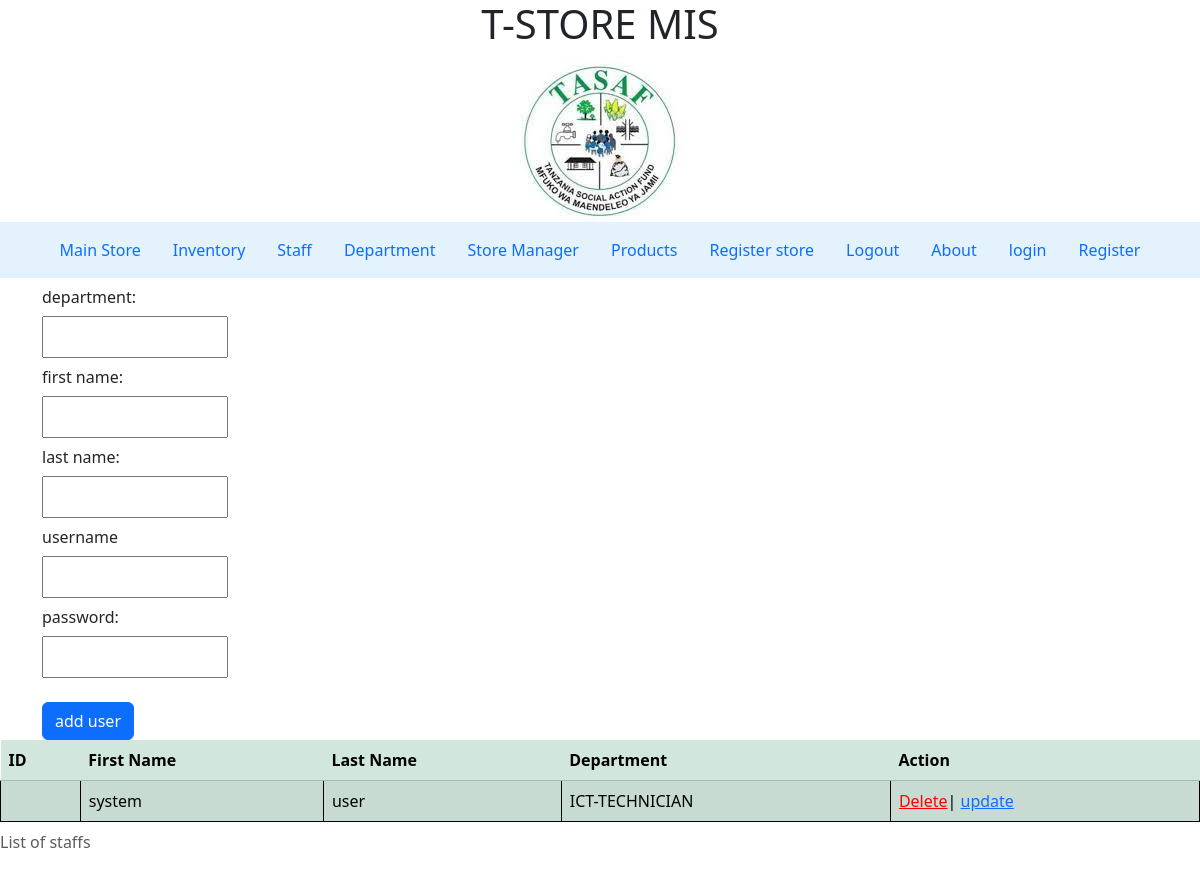
Screenshot of /staff with the database file from the repository.
### app.py (models this page shows)
class StaffTable(UserMixin, db.Model):
    _tablename_="staff_table"
    id = db.Column(db.Integer, primary_key=True)
    staff_department = db.Column(db.String(100), nullable=False)
    staff_first_name = db.Column(db.String(100), nullable=False)
    staff_last_name = db.Column(db.String(100), nullable=False)
    username = db.Column(db.String(100), unique=True, nullable=False)
    password = db.Column(db.String(250), nullable=False)
    store_id = db.Column(db.Integer, db.ForeignKey("store_table.id"))
    store = relationship("StoreTable", back_populates="staff")

### app.py (the view, shortened to what this page needs)
@app.route('/staff', methods=['POST', 'GET'])
def staff():
    staffs = StaffForm()
    staffs_all_records = StaffTable.query.all()  # reading all data in table
    return render_template('staff.html', form=staffs, staff_data=staffs_all_records,
                           logged_in=current_user.is_authenticated)

### forms.py
class StaffForm(FlaskForm):
    staff_department = StringField("department:", validators=[DataRequired()])
    staff_first_name = StringField("first name:", validators=[DataRequired()])
    staff_last_name = StringField("last name:", validators=[DataRequired()])
    username = StringField("username", validators=[DataRequired()])
    password = PasswordField("password:", validators=[DataRequired()])
    submit = SubmitField("add user")

### templates/staff.html (shortened to what this page needs)
{% extends 'base.html' %}
{% block content %}
 <div class="container">
       <form method="post" action="{{ url_for('staff')}}" enctype="multipart/form-data">
           {{ form.staff_department.label( class="col-sm-2 col-form-label") }}<br>{{ form.staff_department(size=20,class="col-sm-2 col-form-label") }}<br>
           {{ form.staff_first_name.label ( class="col-sm-2 col-form-label")}}<br> {{ form.staff_first_name(size=20, class="col-sm-2 col-form-label") }}<br>
           {{ form.staff_last_name.label( class="col-sm-2 col-form-label") }}<br>{{ form.staff_last_name(size=20,class="col-sm-2 col-form-label")}}<br>
            {{ form.username.label( class="col-sm-2 col-form-label") }}<br> {{ form.username(size=20, class="col-sm-2 col-form-label") }}<br>
           {{ form.password.label( class="col-sm-2 col-form-label") }}<br> {{ form.password(size=20,class="col-sm-2 col-form-label") }}<br>
            <br>
           <input type="submit" value="add user"  class="btn btn-primary">
       </form>
    </div>
    <table class="table table-success table-striped">
  <caption>List of staffs</caption>
  <thead>
    <tr>
      <th scope="col">ID</th>
      <th scope="col">First Name</th>
      <th scope="col">Last Name</th>
      <th scope="col">Department</th>
        <th scope="col">Action</th>
    </tr>
  </thead>
  <tbody>
   {% for item in staff_data %}
    <tr>
      <td scope="row">{{ item.staffID }}</td>
      <td>{{ item.staff_first_name }}</td>
      <td>{{ item.staff_last_name }}</td>
        <td>{{ item.staff_department }}</td>
      <td><a style="color: red" href="{{ url_for('delete',staff_data=item.staffID)}}">Delete</a>|
            <a href="{{ url_for('edit',staff_data=item.staffID) }}">update</a></td>
    </tr>
{% endfor %}
  </tbody>
</table>
{%  endblock %}

### static/master.css (style rules this page uses)
table.th,td { background-color: aliceblue; border: 1px solid black; }

### rows the page displays
StaffTable: staff_first_name "system", staff_last_name "user", staff_department "ICT-TECHNICIAN"
